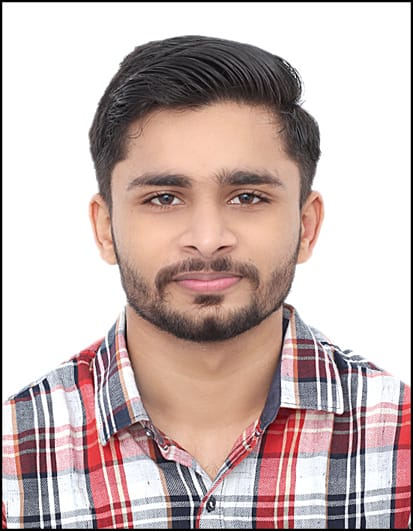
#> input picture 1.jpg, 413 x 531 px
$ python make_art.py
#> lines starting #> are read from the running program, lines starting #| are printed output that depends on the picture
import cv2, sys
import numpy as np

symbols_list = ['#', '-', '*', '+', 'o']
threshold_list = [0, 50, 100, 150, 200]


def print_out_ascii(array):
    """prints the coded image with symbols"""

    for row in array:
        for e in row:
            # select symbol based on the type of coding
            print(symbols_list[int(e) % len(symbols_list)], end='')
        print()


def img_to_ascii(image):
    """returns the numeric coded image"""

    # resizing parameters
    # adjust these parameters if the output doesn't fit to the screen
    height, width = image.shape
    new_width = int(width / 20)
    new_height = int(height / 40)

    # resize image to fit printing screen
    resized_image = cv2.resize(image, (new_width, new_height))

    thresh_image = np.zeros(resized_image.shape)

    for i, threshold in enumerate(threshold_list):
        # assign corresponding values according to the index of threshold applied
        thresh_image[resized_image > threshold] = i
    return thresh_image


if __name__ == '__main__':

    if len(sys.argv) < 2:
        print("Image path not specified : Using sample_image.png\n")
        image_path = '1.jpg'

    if len(sys.argv) == 2:
        print("Using {} as Image path\n".format(sys.argv[1]))
        image_path = sys.argv[1]

    image = cv2.imread(image_path, 0)  # read image
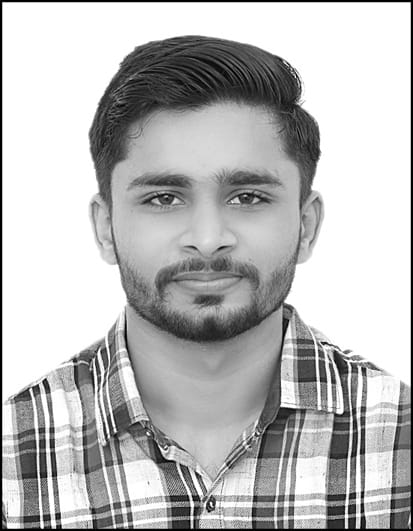
#> image: shape (531, 413); min 0, max 255, mean 185.9

    ascii_art = img_to_ascii(image)
    print_out_ascii(ascii_art)
#> the loop in print_out_ascii, `for row in array:` made 13 passes
#| oooooooooooooooooooo
#| oooooo--#-----oooooo
#| ooooo-####*--#+ooooo
#| oooo--++oooo++-+oooo
#| ooooo+*--++--*+ooooo
#| ooooo++o++o+o+++oooo
#| oooooo++*--*++oooooo
#| oooooo--++++*-oooooo
#> (further printed lines are left out)
